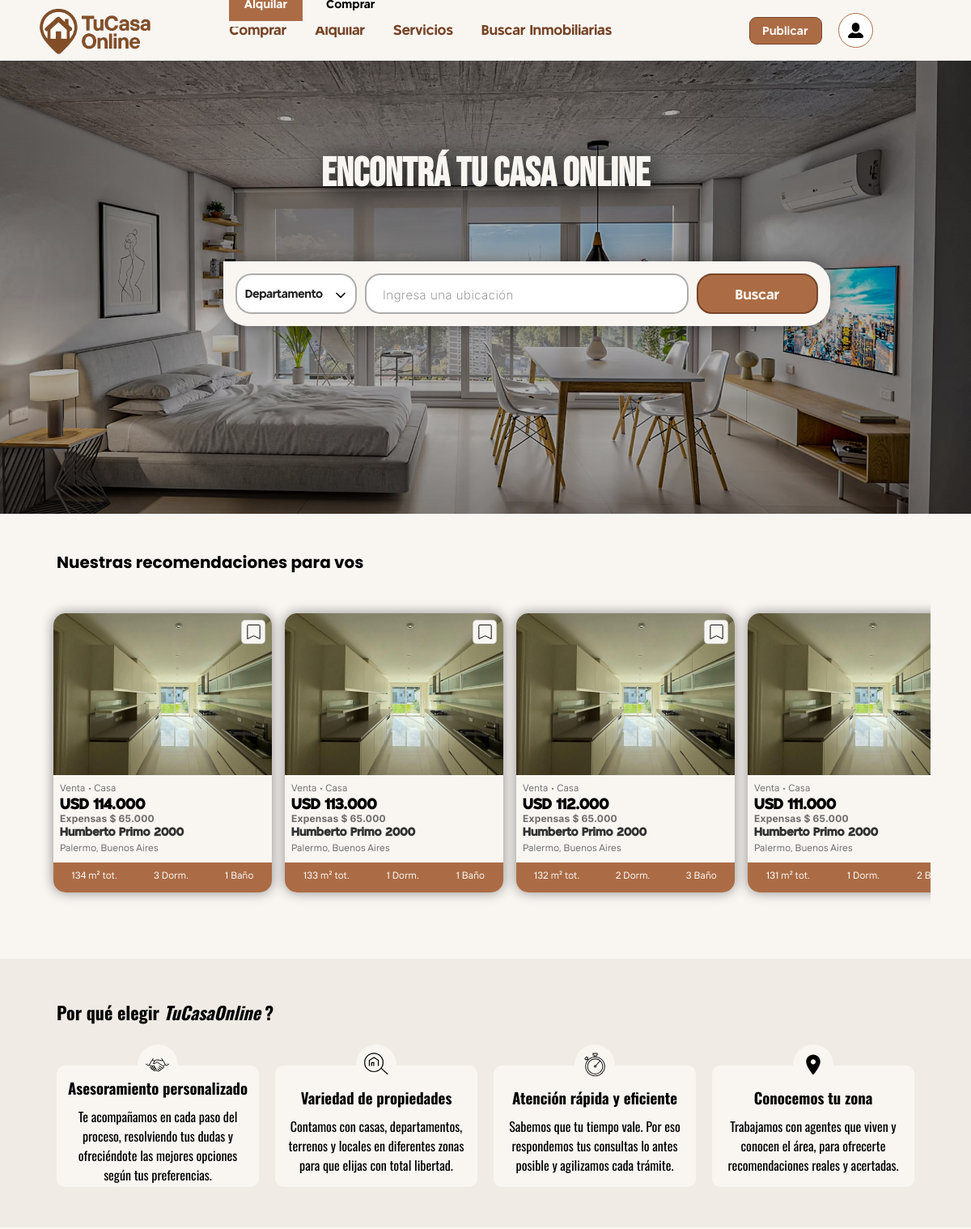
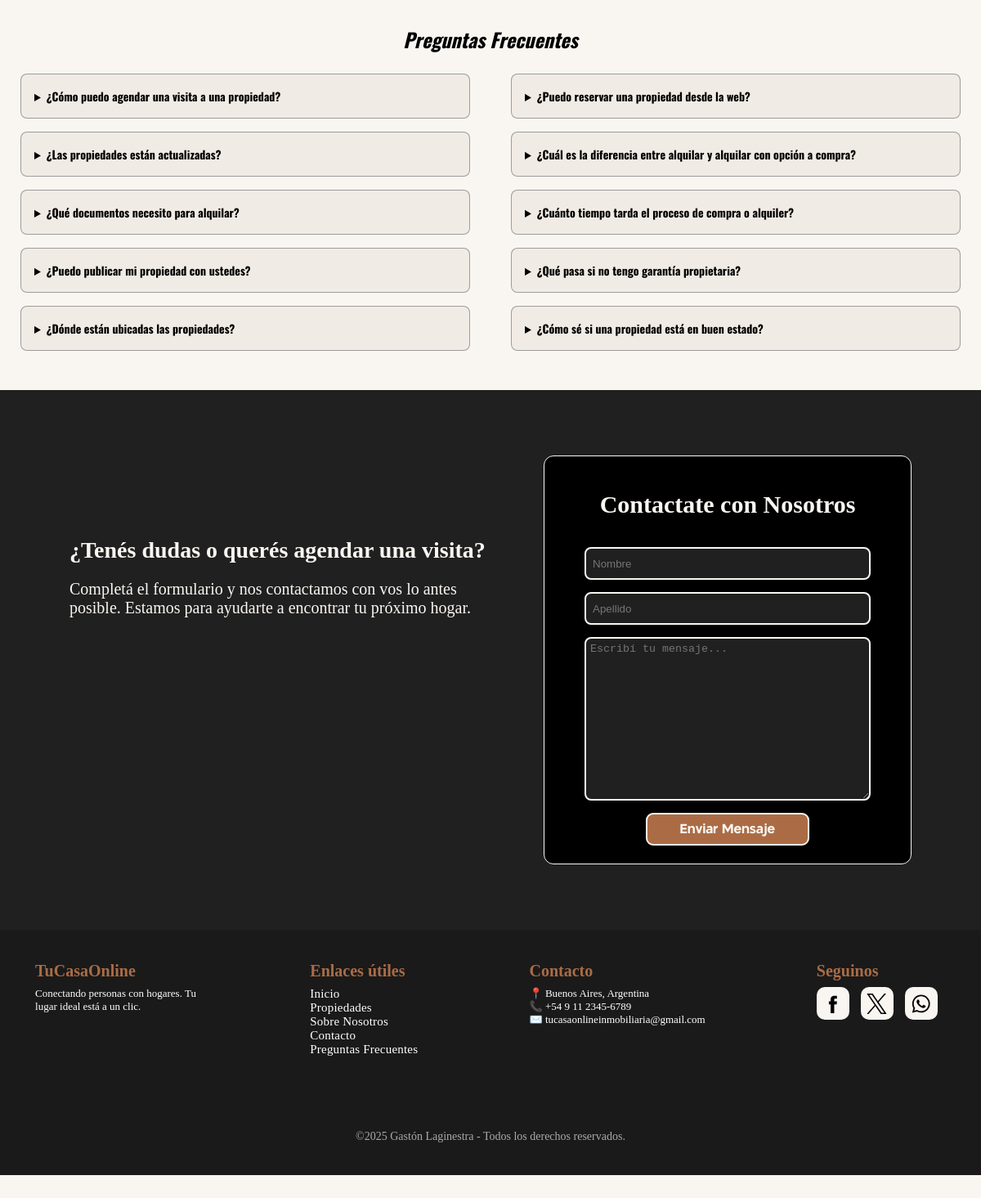
The app's page / (signed in) with its own data (2 pictures, top to bottom).
### tables this page shows
CREATE TABLE propiedades (
        id INTEGER PRIMARY KEY AUTOINCREMENT,
        id_agente INTEGER,

        titulo TEXT NOT NULL,
        descripcion TEXT,

        tipo_venta TEXT NOT NULL,
        tipo_propiedad TEXT NOT NULL,

        direccion TEXT NOT NULL,
        provincia TEXT NOT NULL,
        barrio TEXT,
        ubicacion TEXT NOT NULL,

        ambientes INTEGER,
        dormitorios INTEGER,
        banios INTEGER,
        toilettes INTEGER,
        cocheras INTEGER,

        sup_cubierta REAL,
        sup_total REAL,
        sup_semicubierta REAL,
        f_terreno REAL,
        l_terreno REAL,

        antiguedad TEXT,
        moneda_precio TEXT NOT NULL,
        precio REAL NOT NULL,
        expensas TEXT,

        imagen_principal TEXT,
        imagenes_secundarias TEXT,

        caracteristicas_generales TEXT,
        caracteristicas TEXT,
        comodidad_ambientes TEXT,
        servicios TEXT,

        plantas TEXT,
        cobertura_cochera TEXT,
        luminosidad TEXT,
        orientacion TEXT,

        estado TEXT DEFAULT 'disponible',
        fecha_publicacion DATETIME DEFAULT CURRENT_TIMESTAMP,

        FOREIGN KEY(id_agente) REFERENCES usuarios(id)
    );

### app.py (the view)
@app.route('/')
def home():
    propiedades = recorrer_propiedades()
    propiedades_formateadas = []
    for item in propiedades:
        item = list(item)  # convertimos de Row a lista para poder modificar
        item[22] = pasar_numero_con_coma(str(int(float(item[22]))))
        item[23] = pasar_numero_con_coma(str(int(float(item[23]))))
        item[16] = verificar_coma(str(item[16]))
        propiedades_formateadas.append(item)
    if "usuario" in session:
        usuario = session["usuario"]
        id_usuario = usuario["id"]
        apellido = usuario["apellido"]
        nombre = usuario["nombre"]
        email = usuario["email"]
        conn,cursor=conectar()
        cursor.execute("SELECT DNI, telefono, password FROM usuarios WHERE id = ?", (id_usuario,))
        datos = cursor.fetchone()
        if datos is None:
            session.pop("usuario", None)
            return redirect(url_for("home"))
        usuario_incompleto = False
        if datos and (datos["DNI"] is None or datos["telefono"] is None or datos["password"] is None):
            usuario_incompleto = True
        session["usuario"]["incompleto"] = usuario_incompleto
        return render_template("home.html", nombre=nombre, apellido=apellido, email=email, id_usuario=id_usuario, usuario_incompleto=usuario_incompleto,lista_propiedades=propiedades_formateadas)
    return render_template("home.html",lista_propiedades=propiedades_formateadas)

### app.py (called while the page is built)
def recorrer_propiedades():
    conn,cursor=conectar()
    cursor.execute('SELECT * FROM propiedades')
    propiedades=cursor.fetchall()
    conn.close()
    return propiedades

def pasar_numero_con_coma(nro):
    if len(nro)==4:
        nro=nro[0:1]+"."+nro[1:]
    elif len(nro)==5:
        nro=nro[0:2]+"."+nro[2:]
    elif len(nro)==6:
        nro=nro[0:3]+"."+nro[3:]
    elif len(nro)==7:
        nro=nro[0:1]+"."+nro[1:4]+"."+nro[4:]
    elif len(nro)==8:
        nro=nro[0:2]+"."+nro[2:5]+"."+nro[5:]
    elif len(nro)==9:
        nro=nro[0:3]+"."+nro[3:6]+"."+nro[6:]
    elif len(nro)==10:
        nro=nro[0:1]+"."+nro[1:4]+"."+nro[4:7]+"."+nro[7:]
    return nro

def verificar_coma(string):
    if len(string)==3:
        if string[2]=='0':
            string=string[0]
    elif len(string)==4:
        if string[3]=='0':
            string=string[0]+string[1]
    elif len(string)==5:
        if string[4]=='0':
            string=string[0]+string[1]+string[2]
    elif len(string)==6:
        if string[5]=='0':
            string=string[0]+string[1]+string[2]+string[3]
    return string

### database.py (called while the page is built)
def conectar():
    conn=sqlite3.connect('inmobiliaria.db')
    conn.row_factory=sqlite3.Row
    cursor=conn.cursor()
    return conn,cursor

### templates/home.html (shortened to what this page needs)
<!DOCTYPE html>
<html lang="es">
  <head>
    <link
      rel="stylesheet"
      href="{{url_for('static',filename= '/CSS/home.css' )}}"
    />
  </head>
  <body>
    <header class="header" id="inicio">
      <div class="logo"></div>
      <div class="menu-nav">
        <nav>
          <ul>
            <li><a href="" class="menu">Comprar</a></li>
            <li><a href="" class="menu">Alquilar</a></li>
            <li><a href="" class="menu">Servicios</a></li>
            <li><a href="" class="menu">Buscar Inmobiliarias</a></li>
          </ul>
        </nav>
      </div>
      <div class="header-container">
        {% if session.usuario %} {% if usuario_incompleto %}
        <a id="completar" href="{{ url_for('completar_datos') }}"
          >Completar Datos</a
        >
        <a href="{{ url_for('completar_datos') }}"
          ><button class="publicar">Publicar</button></a
        >
        {% else %}
        <a href="{{url_for('publicar')}}"
          ><button class="publicar ini">Publicar</button></a
        >
        {% endif %}
        <div id="perfil" class="circulo">
        </div>
        {% endif %}
      </div>
    </header>
    <section>
      <div class="buscador">
        <h1 style="cursor: default">ENCONTRÁ TU CASA ONLINE</h1>
        <div class="form-container">
          <form action="{{url_for('publicaciones')}}" method="GET">
            <div class="container-btn-alq-com">
              <button
                type="button"
                class="boton-operacion"
                id="operacion-alquilar"
              >
                Alquilar
              </button>
              <button
                type="button"
                class="boton-operacion"
                id="operacion-comprar"
              >
                Comprar
              </button>
            </div>
            <div class="button-container" id="container-button">
              <button type="button" id="selector">Departamento</button>
              <i
                ><svg
                  class="feather feather-chevron-right"
                  fill="none"
                  height="24"
                  stroke="currentColor"
                  stroke-linecap="round"
                  stroke-linejoin="round"
                  stroke-width="2"
                  viewBox="0 0 24 24"
                  width="24"
                  xmlns="http://www.w3.org/2000/svg"
                >
                  <polyline points="9 18 15 12 9 6" /></svg
              ></i>
            </div>
            <input
              type="text"
              name="barrio"
              id="entrada"
              placeholder="Ingresa una ubicación"
            />
            <button class="button" type="submit">Buscar</button>
          </form>
        </div>
      </div>
    </section>
    <section class="recomendaciones" id="recomendaciones">
      <h2 class="popular-title">Nuestras recomendaciones para vos</h2>
      <div class="card-carousel-wrapper">
        <div class="card-container">
          {% for item in lista_propiedades[::-1] %}
          <div class="card">
            <div class="favorito" id="favorito">
              <svg
                id="corazon"
                xmlns="http://www.w3.org/2000/svg"
                width="23"
                height="24"
                viewBox="0 0 24 24"
                fill="none"
              >
                <path
                  d="M5 3H19C19.55 3 20 3.45 20 4V21L12 17L4 21V4C4 3.45 4.45 3 5 3Z"
                  fill="currentColor"
                  stroke="black"
                  stroke-width="1"
                />
              </svg>
            </div>
            <a href="{{url_for('propiedad',id=item[0])}}">
              <img
                src="{{url_for('static',filename='/Imagenes/'+ item[25].split(',')[0])}}"
                alt="Casa 1"
              />
              <div class="card-content">
                <p
                  style="
                    font-size: 12px;
                    color: rgb(109, 107, 107);
                    font-family: inter;
                  "
                >
                  {{item[4]}} &bull; {{item[5]}}
                </p>
                <h2
                  class="precio"
                  style="font-size: 18px; color: black; font-family: tango"
                >
                   {% if item[21]=="USD"%} {{item[21]}} {%endif%}
                  {{item[22]}}
                </h2>
                {%if item[23]%}
                <p class="expensas"><b>Expensas $ {{item[23]}}</b></p>
                {%endif%}
                <p class="direccion"><b>{{item[6]}}</b></p>
                <p class="barrio">{{item[8]}}, {{item[7]}}</p>
              </div>
              <div class="informacion-propiedad">
                <div>{{item[16]}} m² tot.</div>
                <div>{{item[11]}} Dorm.</div>
                <div>{{item[12]}} Baño</div>
              </div>
            </a>
          </div>
          {% endfor %}
        </div>
      </div>
    </section>
    <section class="eleginos" id="eleginos">
      <div class="info">
        <h2>Por qué elegir <i>TuCasaOnline</i> ?</h2>
        <div class="eleginos-container">
          <div class="carta-elegirnos">
            <div class="img">
            </div>
            <h3>Asesoramiento personalizado</h3>
            <p>
              Te acompañamos en cada paso del proceso, resolviendo tus dudas y
              ofreciéndote las mejores opciones según tus preferencias.
            </p>
          </div>
          <div class="carta-elegirnos">
            <div class="img">
            </div>
            <h3>Variedad de propiedades</h3>
            <p>
              Contamos con casas, departamentos, terrenos y locales en
              diferentes zonas para que elijas con total libertad.
            </p>
          </div>
          <div class="carta-elegirnos">
            <div class="img">
            </div>
            <h3>Atención rápida y eficiente</h3>
            <p>
              Sabemos que tu tiempo vale. Por eso respondemos tus consultas lo
              antes posible y agilizamos cada trámite.
            </p>
          </div>
          <div class="carta-elegirnos">
            <div class="img">
              <svg
                height="30"
                viewBox="0 0 48 48"
                width="30"
                xmlns="http://www.w3.org/2000/svg"
              >
                <path
                  d="M24 4c-7.73 0-14 6.27-14 14 0 10.5 14 26 14 26s14-15.5 14-26c0-7.73-6.27-14-14-14zm0 19c-2.76 0-5-2.24-5-5s2.24-5 5-5 5 2.24 5 5-2.24 5-5 5z"
                />
                <path d="M0 0h48v48h-48z" fill="none" />
              </svg>
            </div>
            <h3>Conocemos tu zona</h3>
            <p>
              Trabajamos con agentes que viven y conocen el área, para ofrecerte
              recomendaciones reales y acertadas.
            </p>
          </div>
        </div>
      </div>
    </section>
    <section class="faq" id="faq">
      <h2><i>Preguntas Frecuentes</i></h2>
      <div class="faq-container">
        <div>
          <details>
            <summary>
              <strong>¿Cómo puedo agendar una visita a una propiedad?</strong>
            </summary>
          </details>
          <details>
            <summary>
              <strong>¿Las propiedades están actualizadas?</strong>
            </summary>
          </details>
          <details>
            <summary>
              <strong>¿Qué documentos necesito para alquilar?</strong>
            </summary>
          </details>
          <details>
            <summary>
              <strong>¿Puedo publicar mi propiedad con ustedes?</strong>
            </summary>
          </details>
          <details>
            <summary>
              <strong>¿Dónde están ubicadas las propiedades?</strong>
            </summary>
          </details>
        </div>
        <div>
          <details>
            <summary>
              <strong>¿Puedo reservar una propiedad desde la web?</strong>
            </summary>
          </details>
          <details>
            <summary>
              <strong
                >¿Cuál es la diferencia entre alquilar y alquilar con opción a
                compra?</strong
              >
            </summary>
          </details>
          <details>
            <summary>
              <strong
                >¿Cuánto tiempo tarda el proceso de compra o alquiler?</strong
              >
            </summary>
          </details>
          <details>
            <summary>
              <strong>¿Qué pasa si no tengo garantía propietaria?</strong>
            </summary>
          </details>
          <details>
            <summary>
              <strong>¿Cómo sé si una propiedad está en buen estado?</strong>
            </summary>
          </details>
        </div>
      </div>
    </section>
    <section class="contactate-con-nosotros" id="contactate-con-nosotros">
      <div class="contact-text">
        <h2>¿Tenés dudas o querés agendar una visita?</h2>
        <p>
          Completá el formulario y nos contactamos con vos lo antes posible.
          Estamos para ayudarte a encontrar tu próximo hogar.
        </p>
      </div>
      <form action="{{url_for('ayuda')}}" method="POST">
        <h2>Contactate con Nosotros</h2>
        <input
          type="text"
          name="nombre-cont"
          id="nombre-cont"
          placeholder="Nombre"
          required
        />
        <input
          type="text"
          name="apellido-cont"
          id="apellido-cont"
          placeholder="Apellido"
          required
        />
        <textarea
          name="text-cont"
          id="text-cont"
          placeholder="Escribí tu mensaje..."
          minlength="10"
          required
        ></textarea>
        <button type="submit">Enviar Mensaje</button>
      </form>
    </section>
    <footer class="footer">
      <div class="footer-container">
        <div class="footer-brand">
          <h4>TuCasaOnline</h4>
          <p>Conectando personas con hogares. Tu lugar ideal está a un clic.</p>
        </div>
        <div class="footer-links">
          <h4>Enlaces útiles</h4>
          <a href="#inicio">Inicio</a>
          <a href="#recomendaciones">Propiedades</a>
          <a href="#eleginos">Sobre Nosotros</a>
          <a href="#contactate-con-nosotros">Contacto</a>
          <a href="#faq">Preguntas Frecuentes</a>
        </div>
        <div class="footer-contact">
          <h4>Contacto</h4>
          <p>📍 Buenos Aires, Argentina</p>
          <p>📞 +54 9 11 2345-6789</p>
          <p>✉️ tucasaonlineinmobiliaria@gmail.com</p>
        </div>
        <div class="footer-social">
          <h4>Seguinos</h4>
          <a href="#"
            ><div>
              </div
          ></a>
          <a href="#"
            ><div>
              </div
          ></a>
          <a href="#"
            ><div>
              </div
          ></a>
        </div>
      </div>
      <div class="footer-bottom">
        <p style="cursor: default; font-size: 14px">
          &copy;2025 Gastón Laginestra - Todos los derechos reservados.
        </p>
      </div>
    </footer>
  </body>
</html>

### records on screen
propiedades: tipo_venta "Venta", tipo_propiedad "Casa", moneda_precio "USD", precio "114.000", item "65.000", direccion "Humberto Primo 2000", barrio "Palermo", provincia "Buenos Aires", sup_total "134", dormitorios "3", banios "1"
propiedades: tipo_venta "Venta", tipo_propiedad "Casa", moneda_precio "USD", precio "113.000", item "65.000", direccion "Humberto Primo 2000", barrio "Palermo", provincia "Buenos Aires", sup_total "133", dormitorios "1", banios "1"
propiedades: tipo_venta "Venta", tipo_propiedad "Casa", moneda_precio "USD", precio "112.000", item "65.000", direccion "Humberto Primo 2000", barrio "Palermo", provincia "Buenos Aires", sup_total "132", dormitorios "2", banios "3"
propiedades: tipo_venta "Venta", tipo_propiedad "Casa", moneda_precio "USD", precio "111.000", item "65.000", direccion "Humberto Primo 2000", barrio "Palermo", provincia "Buenos Aires", sup_total "131", dormitorios "1", banios "2"
